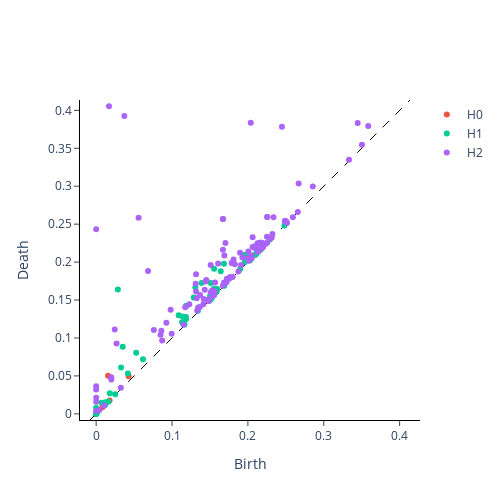

Notebook code cell kept with this figure:
### Code cell
# Calculate the persistence diagrams for all classes
class__cubical_persistence = {}
cubical_persistence = CubicalPersistence(homology_dimensions=(0,1,2), n_jobs=-1)
for c in classes:
    class__cubical_persistence[c] = cubical_persistence.fit_transform(cropped_filtered_frames[c][np.newaxis, :, :, :])

# Save the persistence diagrams
import pickle
with open("class__cubical_persistence.pickle", "wb") as f:
    pickle.dump(class__cubical_persistence, f)
